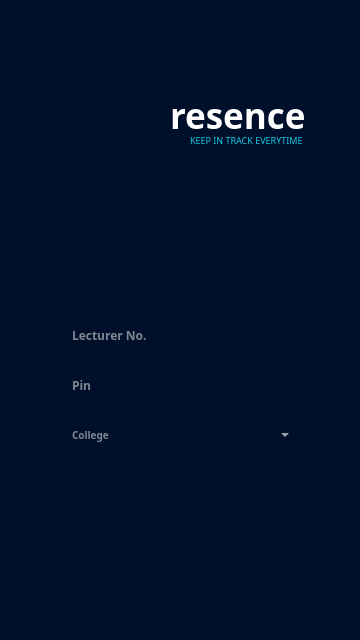
<?xml version="1.0" encoding="UTF-8"?>
<ui version="4.0">
 <class>Lecturer_Login_Form</class>
 <widget class="QMainWindow" name="Lecturer_Login_Form">
  <property name="geometry">
   <rect>
    <x>0</x>
    <y>0</y>
    <width>360</width>
    <height>640</height>
   </rect>
  </property>
  <property name="windowTitle">
   <string>Lecturer Login Form</string>
  </property>
  <property name="windowIcon">
   <iconset resource="resources.qrc">
    <normaloff>:/res/assets/presence_logo.png</normaloff>:/res/assets/presence_logo.png</iconset>
  </property>
  <property name="styleSheet">
   <string notr="true"/>
  </property>
  <widget class="QWidget" name="centralwidget">
   <property name="styleSheet">
    <string notr="true">QWidget #centralwidget {
	background-color: #000F2A;
}</string>
   </property>
   <widget class="QGroupBox" name="appGroup">
    <property name="geometry">
     <rect>
      <x>30</x>
      <y>20</y>
      <width>300</width>
      <height>200</height>
     </rect>
    </property>
    <property name="styleSheet">
     <string notr="true">QGroupBox {
	border: 0px;
	border-radius: 0px;
}</string>
    </property>
    <property name="title">
     <string/>
    </property>
    <property name="flat">
     <bool>true</bool>
    </property>
    <property name="checkable">
     <bool>false</bool>
    </property>
    <widget class="QLabel" name="presenceIcon">
     <property name="geometry">
      <rect>
       <x>0</x>
       <y>0</y>
       <width>200</width>
       <height>200</height>
      </rect>
     </property>
     <property name="styleSheet">
      <string notr="true"/>
     </property>
     <property name="text">
      <string/>
     </property>
     <property name="pixmap">
      <pixmap resource="resources.qrc">:/res/assets/presence_logo.png</pixmap>
     </property>
     <property name="scaledContents">
      <bool>false</bool>
     </property>
    </widget>
    <widget class="QLabel" name="appTitleLabel">
     <property name="geometry">
      <rect>
       <x>140</x>
       <y>80</y>
       <width>151</width>
       <height>31</height>
      </rect>
     </property>
     <property name="font">
      <font>
       <family>Poppins</family>
       <pointsize>-1</pointsize>
       <italic>false</italic>
       <fontweight>ExtraBold</fontweight>
      </font>
     </property>
     <property name="styleSheet">
      <string notr="true">QLabel {
	color: #FFFFFF;
	font-family: Poppins;
	font-size: 35px;
	font-style: normal;
	font-weight: 800;
	line-height: normal;
}
</string>
     </property>
     <property name="text">
      <string notr="true">resence</string>
     </property>
    </widget>
    <widget class="QLabel" name="appSubtitleLabel">
     <property name="geometry">
      <rect>
       <x>160</x>
       <y>110</y>
       <width>131</width>
       <height>20</height>
      </rect>
     </property>
     <property name="font">
      <font>
       <family>Montserrat Medium</family>
       <pointsize>-1</pointsize>
       <italic>false</italic>
       <bold>false</bold>
      </font>
     </property>
     <property name="styleSheet">
      <string notr="true">QLabel {
	color: #15CAE3;
	font-size: 9px;
	font-style: normal;
	font-weight: 400;
	line-height: normal;
}</string>
     </property>
     <property name="text">
      <string notr="true">KEEP IN TRACK EVERYTIME</string>
     </property>
    </widget>
   </widget>
   <widget class="QGroupBox" name="formGroup">
    <property name="geometry">
     <rect>
      <x>0</x>
      <y>210</y>
      <width>360</width>
      <height>430</height>
     </rect>
    </property>
    <property name="styleSheet">
     <string notr="true">QGroupBox {
	border: 0px;
	border-radius: 0px;
}</string>
    </property>
    <property name="title">
     <string/>
    </property>
    <widget class="QLabel" name="background">
     <property name="geometry">
      <rect>
       <x>0</x>
       <y>0</y>
       <width>360</width>
       <height>430</height>
      </rect>
     </property>
     <property name="text">
      <string/>
     </property>
     <property name="pixmap">
      <pixmap resource="resources.qrc">:/res/assets/form_background.png</pixmap>
     </property>
     <property name="scaledContents">
      <bool>true</bool>
     </property>
    </widget>
    <widget class="QGroupBox" name="lecturerIdGroup">
     <property name="enabled">
      <bool>true</bool>
     </property>
     <property name="geometry">
      <rect>
       <x>55</x>
       <y>110</y>
       <width>250</width>
       <height>40</height>
      </rect>
     </property>
     <property name="styleSheet">
      <string notr="true">QGroupBox {
	border: 0px;
	border-radius: 0px;
	background: none
}</string>
     </property>
     <property name="title">
      <string/>
     </property>
     <property name="alignment">
      <set>Qt::AlignCenter</set>
     </property>
     <property name="flat">
      <bool>true</bool>
     </property>
     <widget class="QLabel" name="lecturerIdHud">
      <property name="geometry">
       <rect>
        <x>0</x>
        <y>0</y>
        <width>250</width>
        <height>40</height>
       </rect>
      </property>
      <property name="styleSheet">
       <string notr="true">QLabel {	
	background: none;
}</string>
      </property>
      <property name="text">
       <string/>
      </property>
      <property name="pixmap">
       <pixmap resource="resources.qrc">:/res/assets/login_field.png</pixmap>
      </property>
      <property name="scaledContents">
       <bool>false</bool>
      </property>
      <property name="alignment">
       <set>Qt::AlignCenter</set>
      </property>
     </widget>
     <widget class="QLineEdit" name="lecturerIdTextbox">
      <property name="geometry">
       <rect>
        <x>15</x>
        <y>0</y>
        <width>220</width>
        <height>30</height>
       </rect>
      </property>
      <property name="font">
       <font>
        <family>Poppins</family>
        <pointsize>-1</pointsize>
        <italic>false</italic>
        <fontweight>Medium</fontweight>
       </font>
      </property>
      <property name="styleSheet">
       <string notr="true">QLineEdit {
	background-color: transparent;
	border: 0px;
	color: #FFFFFF;
	font-family: Poppins;
	font-size: 12px;
	font-style: normal;
	font-weight: 500;
	line-height: normal;
}</string>
      </property>
      <property name="maxLength">
       <number>4</number>
      </property>
      <property name="placeholderText">
       <string>Lecturer No.</string>
      </property>
     </widget>
    </widget>
    <widget class="QGroupBox" name="pinGroup">
     <property name="enabled">
      <bool>true</bool>
     </property>
     <property name="geometry">
      <rect>
       <x>55</x>
       <y>160</y>
       <width>250</width>
       <height>40</height>
      </rect>
     </property>
     <property name="styleSheet">
      <string notr="true">QGroupBox {
	border: 0px;
	border-radius: 0px;
	background: none
}</string>
     </property>
     <property name="title">
      <string/>
     </property>
     <property name="alignment">
      <set>Qt::AlignCenter</set>
     </property>
     <property name="flat">
      <bool>true</bool>
     </property>
     <widget class="QLabel" name="pinHud">
      <property name="geometry">
       <rect>
        <x>0</x>
        <y>0</y>
        <width>250</width>
        <height>40</height>
       </rect>
      </property>
      <property name="styleSheet">
       <string notr="true">QLabel {	
	background: none;
}</string>
      </property>
      <property name="text">
       <string/>
      </property>
      <property name="pixmap">
       <pixmap resource="resources.qrc">:/res/assets/login_field.png</pixmap>
      </property>
      <property name="scaledContents">
       <bool>false</bool>
      </property>
      <property name="alignment">
       <set>Qt::AlignCenter</set>
      </property>
     </widget>
     <widget class="QLineEdit" name="pinTextbox">
      <property name="geometry">
       <rect>
        <x>15</x>
        <y>0</y>
        <width>200</width>
        <height>30</height>
       </rect>
      </property>
      <property name="font">
       <font>
        <family>Poppins</family>
        <pointsize>-1</pointsize>
        <italic>false</italic>
        <fontweight>Medium</fontweight>
       </font>
      </property>
      <property name="styleSheet">
       <string notr="true">QLineEdit {
	background-color: transparent;
	border: 0px;
	color: #FFFFFF;
	font-family: Poppins;
	font-size: 12px;
	font-style: normal;
	font-weight: 500;
	line-height: normal;
}</string>
      </property>
      <property name="maxLength">
       <number>6</number>
      </property>
      <property name="echoMode">
       <enum>QLineEdit::Password</enum>
      </property>
      <property name="placeholderText">
       <string>Pin</string>
      </property>
     </widget>
     <widget class="QPushButton" name="pinToggle">
      <property name="geometry">
       <rect>
        <x>215</x>
        <y>4</y>
        <width>25</width>
        <height>25</height>
       </rect>
      </property>
      <property name="styleSheet">
       <string notr="true">QPushButton {
	border: 0px;
	border-radius: 0px;
	background: none;
}

QPushButton:focus { 
	outline: none; 
}</string>
      </property>
      <property name="text">
       <string/>
      </property>
      <property name="icon">
       <iconset resource="resources.qrc">
        <normaloff>:/res/assets/hide.png</normaloff>:/res/assets/hide.png</iconset>
      </property>
      <property name="iconSize">
       <size>
        <width>25</width>
        <height>25</height>
       </size>
      </property>
     </widget>
    </widget>
    <widget class="QGroupBox" name="collegeGroup">
     <property name="enabled">
      <bool>true</bool>
     </property>
     <property name="geometry">
      <rect>
       <x>55</x>
       <y>210</y>
       <width>250</width>
       <height>40</height>
      </rect>
     </property>
     <property name="styleSheet">
      <string notr="true">QGroupBox {
	border: 0px;
	border-radius: 0px;
	background: none
}</string>
     </property>
     <property name="title">
      <string/>
     </property>
     <property name="alignment">
      <set>Qt::AlignCenter</set>
     </property>
     <property name="flat">
      <bool>true</bool>
     </property>
     <widget class="QComboBox" name="collegeCombobox">
      <property name="geometry">
       <rect>
        <x>12</x>
        <y>0</y>
        <width>226</width>
        <height>30</height>
       </rect>
      </property>
      <property name="sizePolicy">
       <sizepolicy hsizetype="Preferred" vsizetype="Fixed">
        <horstretch>0</horstretch>
        <verstretch>0</verstretch>
       </sizepolicy>
      </property>
      <property name="font">
       <font>
        <family>Poppins</family>
        <pointsize>-1</pointsize>
        <italic>false</italic>
        <fontweight>Medium</fontweight>
       </font>
      </property>
      <property name="styleSheet">
       <string notr="true">QComboBox {
	background-color: transparent;
	border: 0px;
	color: #FFFFFF;
	font-family: Poppins;
	font-size: 10px;
	font-style: normal;
	font-weight: 500;
	line-height: normal;
}

QComboBox QAbstractItemView {
    background-color: #000F2A;
}

QComboBox QScrollBar:vertical {
    background-color: #000F2A;
	width: 12px;
}

QComboBox QScrollBar::handle:vertical {
    background-color: #FFFFFF;
}

QComboBox QScrollBar::add-line:vertical,
QComboBox QScrollBar::sub-line:vertical {
    border: none;
    background: none;
    height: 0px;
}

QComboBox QScrollBar::add-page:vertical,
QComboBox QScrollBar::sub-page:vertical {
    background-color: #000F2A;
	background: none;
	border-style: solid;
}</string>
      </property>
      <property name="editable">
       <bool>false</bool>
      </property>
      <property name="maxVisibleItems">
       <number>8</number>
      </property>
      <property name="insertPolicy">
       <enum>QComboBox::InsertAfterCurrent</enum>
      </property>
      <property name="sizeAdjustPolicy">
       <enum>QComboBox::AdjustToContentsOnFirstShow</enum>
      </property>
      <property name="placeholderText">
       <string>College</string>
      </property>
     </widget>
     <widget class="QLabel" name="collegeHud">
      <property name="geometry">
       <rect>
        <x>0</x>
        <y>0</y>
        <width>250</width>
        <height>40</height>
       </rect>
      </property>
      <property name="styleSheet">
       <string notr="true">QLabel {	
	background: none;
}</string>
      </property>
      <property name="text">
       <string/>
      </property>
      <property name="pixmap">
       <pixmap resource="resources.qrc">:/res/assets/login_field.png</pixmap>
      </property>
      <property name="scaledContents">
       <bool>false</bool>
      </property>
      <property name="alignment">
       <set>Qt::AlignCenter</set>
      </property>
     </widget>
     <zorder>collegeHud</zorder>
     <zorder>collegeCombobox</zorder>
    </widget>
    <widget class="QPushButton" name="loginButton">
     <property name="geometry">
      <rect>
       <x>75</x>
       <y>330</y>
       <width>210</width>
       <height>40</height>
      </rect>
     </property>
     <property name="styleSheet">
      <string notr="true">QPushButton {
	border: 0px;
	border-radius: 0px;
	background: none;
}

QPushButton:focus { 
	outline: none; 
}</string>
     </property>
     <property name="text">
      <string/>
     </property>
     <property name="icon">
      <iconset resource="resources.qrc">
       <normaloff>:/res/assets/login_button.png</normaloff>:/res/assets/login_button.png</iconset>
     </property>
     <property name="iconSize">
      <size>
       <width>210</width>
       <height>40</height>
      </size>
     </property>
     <property name="flat">
      <bool>true</bool>
     </property>
    </widget>
    <widget class="QLabel" name="errorLabel">
     <property name="enabled">
      <bool>true</bool>
     </property>
     <property name="geometry">
      <rect>
       <x>25</x>
       <y>310</y>
       <width>310</width>
       <height>20</height>
      </rect>
     </property>
     <property name="styleSheet">
      <string notr="true">QLabel {
	background: none;
	color: #FF003D;
	font-family: Poppins;
	font-size: 10px;
	font-style: normal;
	font-weight: 600;
	line-height: normal;
}</string>
     </property>
     <property name="text">
      <string/>
     </property>
     <property name="alignment">
      <set>Qt::AlignCenter</set>
     </property>
    </widget>
   </widget>
   <widget class="QPushButton" name="backButton">
    <property name="geometry">
     <rect>
      <x>15</x>
      <y>15</y>
      <width>30</width>
      <height>30</height>
     </rect>
    </property>
    <property name="styleSheet">
     <string notr="true">QPushButton {
	border: 0px;
	border-radius: 0px;
	background: none;
}

QPushButton:focus { 
	outline: none; 
}</string>
    </property>
    <property name="text">
     <string/>
    </property>
    <property name="icon">
     <iconset resource="resources.qrc">
      <normaloff>:/res/assets/back.png</normaloff>:/res/assets/back.png</iconset>
    </property>
    <property name="iconSize">
     <size>
      <width>30</width>
      <height>30</height>
     </size>
    </property>
    <property name="flat">
     <bool>true</bool>
    </property>
   </widget>
  </widget>
 </widget>
 <resources>
  <include location="resources.qrc"/>
 </resources>
 <connections/>
</ui>
